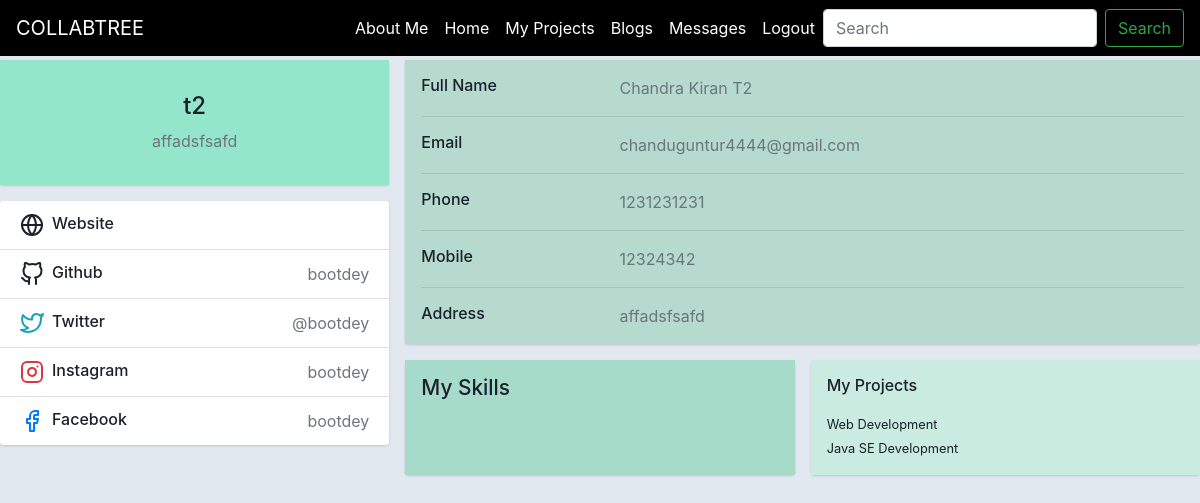
The page /profile/3 (signed in) on the database as committed earlier.
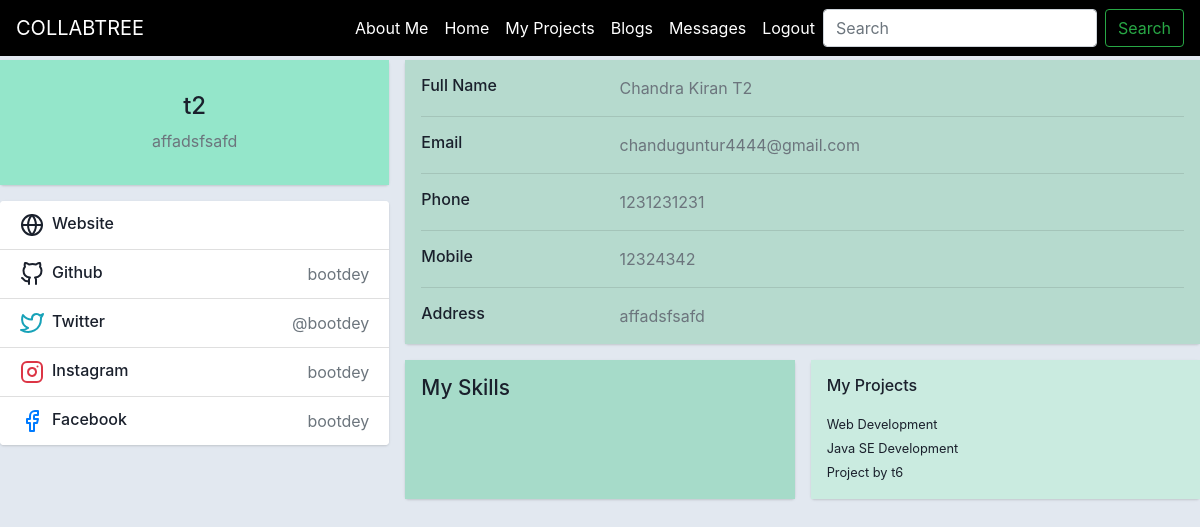
The same page on the database as committed later.
### backend/models.py (models this page shows)
class Project(models.Model):
    title = models.CharField(max_length=200,blank=True)
    description = models.TextField(max_length=400,blank=True)
    owner = models.ForeignKey(UserAttribs, on_delete = models.CASCADE, related_name="owner")
    duration = models.IntegerField(blank=True, null=True)
    assigned_user = models.ForeignKey(UserAttribs, on_delete = models.CASCADE, related_name="assigned_user", null=True, blank=True)
    stipend = models.IntegerField(blank=True, null=True)
    applied_users = models.ManyToManyField(UserAttribs,  null=True, blank=True)
    tags_requirement = TaggableManager()
    def __str__(self):
        return self.title

### backend/views.py (the view, shortened to what this page needs)
# urls.py: path('profile/<int:id>', views.profile, name = 'profile'),
def profile(request, id=None):
    current_user = UserAttribs.objects.get(user = request.user)
    if id:
        user_object = UserAttribs.objects.get(id=id)
        user_skills = str(user_object.skills)
        print('Printing: '+str(user_skills))
        user_skills = user_skills.split(',')
        while ('' in user_skills):
            user_skills.remove('')
        print(user_skills)
        skills = user_skills
        color_list = []
        skill_colors = dict()
        list_color_pair = []
        print(list_color_pair)
        full_name = user_object.full_name
        phone = user_object.phone_number
        mobile = user_object.mobile_number
        address = user_object.address
        website = user_object.website
        return render(request, 'User Profile/profile_to_display.html', {'user_display': user_object,'user_object':user_object,'skills': list_color_pair,'website': website, 'name': full_name, 'phone': phone, 'mobile': mobile, 'address': address, 'assigned_projects': user_object.assigned_project.all()})

### templates/User Profile/profile_to_display.html (shortened to what the changed rows need)
<!DOCTYPE html>
<html lang="en">
  {% load static %}
<head>
    <link href="http://netdna.bootstrapcdn.com/bootstrap/4.4.1/css/bootstrap.min.css" rel="stylesheet">
    <link rel="stylesheet" href="{% static 'User Profile/styles.css' %}">
</head>
<body>
<div >
    <div>
          <div class="row gutters-sm top-cont">
            <div class="col-md-8">
              <div class="row gutters-sm">
                <div class="col-sm-6 mb-3">
                  <div class="card h-100">
                    <div class="card-body" style="background-color: rgb(202, 235, 224);">
                      <h6 class="d-flex align-items-center mb-3">My Projects</h6>
                      {% for assigned in assigned_projects %}
                      <small>{{ assigned }}</small>
                      <br>
                      {% endfor %}
                    </div>
                  </div>
                </div>
              </div>
            </div>
          </div>
        </div>
    </div>
</body>
</html>

Rows that differ between the two databases and show on the page:
now on this page (row edited): Project: title "Project by t6"
